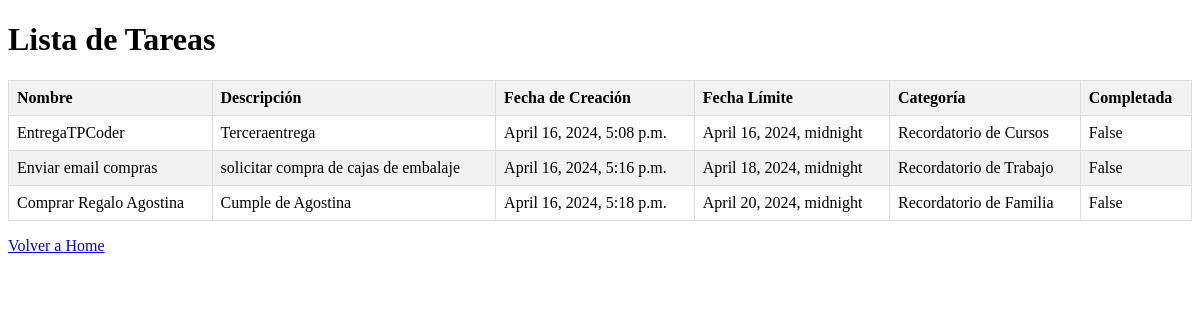
The page /TaskManagerApp/tareas/ on the database its author committed.
### TaskManagerApp/models.py (models this page shows, shortened)
class Tarea(models.Model):
    usuario = models.ForeignKey(User, on_delete=models.CASCADE)
    nombre = models.CharField(max_length=200)
    descripcion = models.TextField()
    fecha_creacion = models.DateTimeField(auto_now_add=True)
    fecha_limite = models.DateTimeField()
    completada = models.BooleanField(default=False)
    categoria = models.ForeignKey(Categoria, on_delete=models.SET_NULL, null=True, blank=True)

class Categoria(models.Model):
    nombre = models.CharField(max_length=100)
    def __str__(self):
        return f"Recordatorio de {self.nombre}"

### TaskManagerApp/views.py (the view)
# urls.py: path('tareas/', tareas, name='tareas'),  # Página de todas las tareas
def tareas(request):
    tareas = Tarea.objects.all()
    return render(request, 'TaskManagerApp/tareas.html', {'tareas': tareas})

### TaskManagerApp/templates/TaskManagerApp/tareas.html (shortened to what this page needs)
{% load static %}
<!DOCTYPE html>
<html lang="en">
<head>
</head>
<body>
    <h1>Lista de Tareas</h1>
    <table>
        <thead>
            <tr>
                <th>Nombre</th>
                <th>Descripción</th>
                <th>Fecha de Creación</th>
                <th>Fecha Límite</th>
                <th>Categoría</th>
                <th>Completada</th>
            </tr>
        </thead>
        <tbody>
            {% for tarea in tareas %}
            <tr>
                <td>{{ tarea.nombre }}</td>
                <td>{{ tarea.descripcion }}</td>
                <td>{{ tarea.fecha_creacion }}</td>
                <td>{{ tarea.fecha_limite }}</td>
                <td>{{ tarea.categoria }}</td>
                <td>{{ tarea.completada }}</td>
            </tr>
            {% endfor %}
        </tbody>
    </table>
    <p><a href="{% url 'home' %}">Volver a Home</a></p>
</body>
</html>

### TaskManagerApp/templates/TaskManagerApp/tareas.html (style rules this page uses)
table { width: 100%; border-collapse: collapse; }
th, td { border: 1px solid #dddddd; text-align: left; padding: 8px; }
th { background-color: #f2f2f2; }
tr:nth-child(even) { background-color: #f2f2f2; }

### rows shown on the page
Tarea: nombre "EntregaTPCoder", descripcion "Terceraentrega", fecha_creacion "April 16, 2024, 5:08 p.m.", fecha_limite "April 16, 2024, midnight", categoria "Recordatorio de Cursos", completada "False"
Tarea: nombre "Enviar email compras", descripcion "solicitar compra de cajas de embalaje", fecha_creacion "April 16, 2024, 5:16 p.m.", fecha_limite "April 18, 2024, midnight", categoria "Recordatorio de Trabajo", completada "False"
Tarea: nombre "Comprar Regalo Agostina", descripcion "Cumple de Agostina", fecha_creacion "April 16, 2024, 5:18 p.m.", fecha_limite "April 20, 2024, midnight", categoria "Recordatorio de Familia", completada "False"
